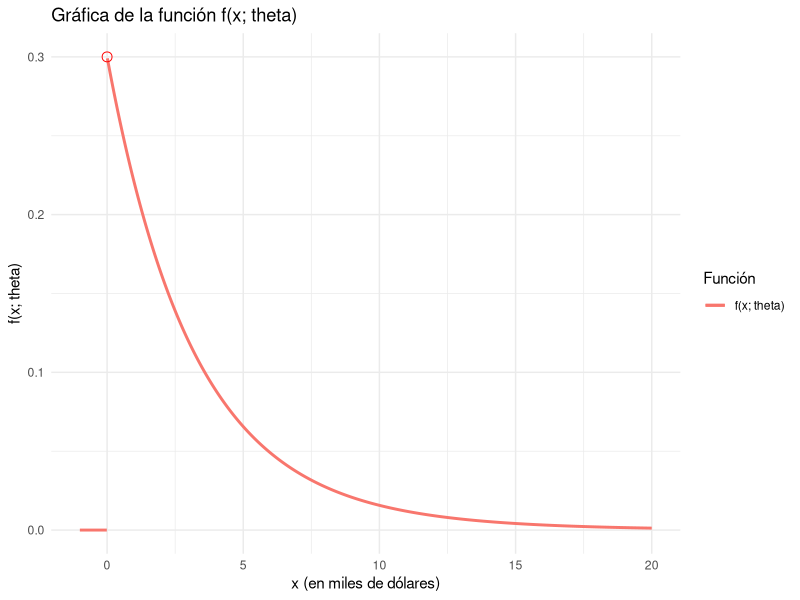

The R source for this figure:
## ---- chunk 1
ndatos<- 5
conteo_siniestros <- 120
alpha<- 4
theta <- 5

lambdahat <- (conteo_siniestros + alpha - 1)*(theta/(ndatos*theta + 1))
## ---- chunk 2
# Definimos la función que queremos minimizar
alpha <- conteo_siniestros + 4 - 1
theta <- 5/(ndatos*5 + 1)

funcion_objetivo <- function(x) {
  return(qgamma(pgamma(x, shape=alpha, 
  scale = theta)+.95, shape=alpha, 
  scale = theta)-x)
}

# Utilizamos la función optim() para encontrar el mínimo
resultado <- optim(par=lambdahat, 
fn=funcion_objetivo, method="L-BFGS-B", 
lower = 0, upper = qgamma(.05, shape=alpha,
 scale = theta)-.0001)

## ---- chunk 3
sumaReclamaciones <- 1500 + 6000 + 3500 + 3800 + 1800 + 5500 + 4800 + 4200 + 3900 + 3000

alpha <- 12

n=10

beta_gorro <- sumaReclamaciones/(n*alpha)

lower_incomplete_gamma <- function(a, x) {
  gamma(a) * pgamma(x, shape = a, rate = 1, lower.tail = TRUE)
}

estimador <- 1 - lower_incomplete_gamma(alpha, 6000/beta_gorro)/gamma(alpha)

## ---- chunk 4
library(ggplot2)

lambda1 <- 1/3
lambda2 <- 1/5

# Define the function f(x; theta)
densidadMezcla <- function(x, lambda1 = 1/3, lambda2 = 1/5) {
  0.75 * dexp(x, rate = lambda1) + 0.25 * dexp(x, rate = lambda2)
}

probabilidadMezcla <- function(x, lambda1 = 1/3, lambda2 = 1/5) {
  0.75 * pexp(x, rate = lambda1) + 0.25 * pexp(x, rate = lambda2)
}

# Create a dataset to plot using geom_line
data_points <- data.frame(x = seq(-1, 20, by = 0.01))
data_points$y <- densidadMezcla(data_points$x)

# Split the data at x=0
data_left <- subset(data_points, x < 0)
data_right <- subset(data_points, x > 0)

# Plot the function in the interval [-1, 20]
ggplot() +
  geom_line(data = data_left, aes(x = x, y = y, colour = "f(x; theta)"), size = 1) +
  geom_line(data = data_right, aes(x = x, y = y, colour = "f(x; theta)"), size = 1) +
  geom_point(aes(x = 0, y = densidadMezcla(0)), color = "red", size = 3, shape = 1) +
  labs(title = "Gráfica de la función f(x; theta)",
       x = "x (en miles de dólares)",
       y = "f(x; theta)",
       colour = "Función") +
  theme_minimal()

